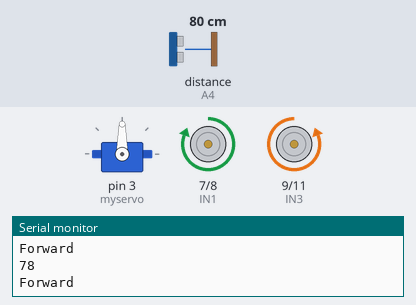
Recording of a sketch running on a simulated Arduino Uno, built with avr-gcc and run on an emulated ATmega328P. Shown: servo, motor-driver pin pairs drawn as motors (green arrow = first pin HIGH = forward, orange = second pin HIGH = backward, longer = more drive, scaled by the enable pin), the last lines printed to the serial monitor. Wiring (inferred from the names in the program): ultrasonic range finder: trigger A5; echo A4. Inputs (shaded band) come from the test bench; at power-on: distance to the obstacle (sensor on A4) 80 cm. The echo pulse lasts 58.3 µs per cm.

Above: at 1.2 s.
1.3 s: distance to the obstacle (sensor on A4) set to 28 cm
4.3 s: distance to the obstacle (sensor on A4) set to 23 cm
At 5.5 s:
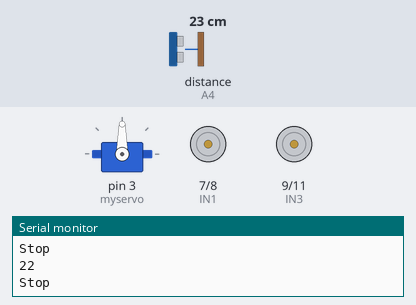
5.8 s: distance to the obstacle (sensor on A4) set to 120 cm
At 6.7 s:
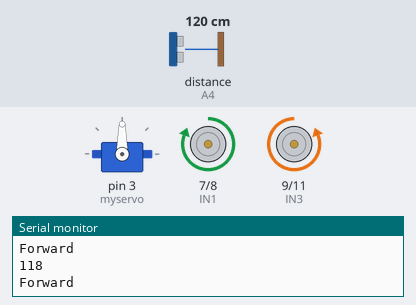
7.3 s: distance to the obstacle (sensor on A4) set to 2 cm
At 7.6 s:
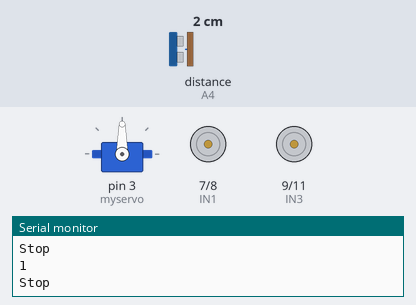
Timing chart, 0 to 9.8 s (numbered marks = the images above; inputs shaded):
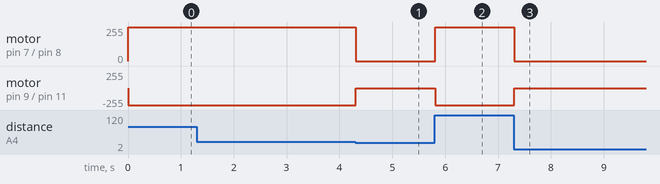

Measured:
- the behaviour switches between 26 and 25 cm on distance to the obstacle (sensor on A4) (found by bisection; images 0 and 1)
- after the input at 4.3 s, motor on pin 7 (IN1) / pin 8 (IN2): forward 255/255 → stopped at once; motor on pin 9 (IN3) / pin 11 (IN4): backward 255/255 → stopped at once
- after the input at 5.8 s, motor on pin 7 (IN1) / pin 8 (IN2): stopped → forward 255/255 at once; motor on pin 9 (IN3) / pin 11 (IN4): stopped → backward 255/255 at once
- after the input at 7.3 s, motor on pin 7 (IN1) / pin 8 (IN2): forward 255/255 → stopped at once; motor on pin 9 (IN3) / pin 11 (IN4): backward 255/255 → stopped at once

The sketch:

2025RoboCarStopandTurnStarter.ino
```cpp
//www.elegoo.com

//Edited by Mr. Harms
//03/25/2025
//This starter code will help get your RoboCar, distance sensor and servo moving


//  The direction of the car's movement
//  ENA   ENB   IN1   IN2   IN3   IN4   Description
//  HIGH  HIGH  HIGH  LOW   LOW   HIGH  Car is running forward
//  HIGH  HIGH  LOW   HIGH  HIGH  LOW   Car is running back
//  HIGH  HIGH  LOW   HIGH  LOW   HIGH  Car is turning left
//  HIGH  HIGH  HIGH  LOW   HIGH  LOW   Car is turning right
//  HIGH  HIGH  LOW   LOW   LOW   LOW   Car is stopped
//  HIGH  HIGH  HIGH  HIGH  HIGH  HIGH  Car is stopped
//  LOW   LOW   N/A   N/A   N/A   N/A   Car is stopped


// Define IO pins for motor controller module
#include <Servo.h> // includes servo library
Servo myservo; // create servo object to control servo
const int ENA = 5;  // Enable pin for motor A
const int ENB = 6;  // Enable pin for motor B
const int IN1 = 7;  // Control pin 1 for motor A
const int IN2 = 8;  // Control pin 2 for motor A
const int IN3 = 9;  // Control pin 1 for motor B
const int IN4 = 11; // Control pin 2 for motor B
const int echoPin = A4; // attach pin A4 Arduino to pin Echo of HC-SR04
const int trigPin = A5; //attach pin A5 Arduino to pin Trig of HC-SR04
long duration; // variable for the duration of sound wave travel
int rightDistance = 0,leftDistance = 0,middleDistance = 0 ;
const int threshold = 25;

void forward(){
  digitalWrite(ENA,HIGH); // Enable motor A
  digitalWrite(ENB,HIGH); // Enable motor B
  digitalWrite(IN1,HIGH); // Set motor A to move forward
  digitalWrite(IN2,LOW);  // Set motor A to move forward
  digitalWrite(IN3,LOW);  // Set motor B to move forward
  digitalWrite(IN4,HIGH); // Set motor B to move forward
  Serial.println("Forward"); // Print movement direction to serial monitor
}

void turnLeft(){
  digitalWrite(ENA,HIGH); // Enable motor A
  digitalWrite(ENB,HIGH); // Enable motor B
  digitalWrite(IN1,LOW); // Set motor A to move forward
  digitalWrite(IN2,LOW);  // Set motor A to move forward
  digitalWrite(IN3,LOW);  // Set motor B to move forward
  digitalWrite(IN4,HIGH); // Set motor B to move forward
  Serial.println("Left"); // Print movement direction to serial monitor
}

void turnRight(){
  digitalWrite(ENA,HIGH); // Enable motor A
  digitalWrite(ENB,HIGH); // Enable motor B
  digitalWrite(IN1,HIGH); // Set motor A to move forward
  digitalWrite(IN2,LOW);  // Set motor A to move forward
  digitalWrite(IN3,LOW);  // Set motor B to move forward
  digitalWrite(IN4,LOW); // Set motor B to move forward
  Serial.println("Right"); // Print movement direction to serial monitor
}

void stop(){
  digitalWrite(ENA,HIGH); // Enable motor A
  digitalWrite(ENB,HIGH); // Enable motor B
  digitalWrite(IN1,LOW); // Set motor A to move forward
  digitalWrite(IN2,LOW);  // Set motor A to move forward
  digitalWrite(IN3,LOW);  // Set motor B to move forward
  digitalWrite(IN4,LOW); // Set motor B to move forward
  Serial.println("Stop"); // Print movement direction to serial monitor
}

void back(){
  digitalWrite(ENA,HIGH); // Enable motor A
  digitalWrite(ENB,HIGH); // Enable motor B
  digitalWrite(IN1,LOW);  // Set motor A to move backward
  digitalWrite(IN2,HIGH); // Set motor A to move backward
  digitalWrite(IN3,HIGH); // Set motor B to move backward
  digitalWrite(IN4,LOW);  // Set motor B to move backward
  Serial.println("Back"); // Print movement direction to serial monitor
}

// Function to measure distance using an ultrasonic sensor
int getDistance()
{
  int dist; // Variable to store calculated distance
  digitalWrite(trigPin, LOW); // Ensure trigger pin is low before starting
  delayMicroseconds(2); // Short delay to stabilize sensor

  // Sets the trigPin HIGH (ACTIVE) for 10 microseconds to send out a pulse
  digitalWrite(trigPin, HIGH);
  delayMicroseconds(10);
  digitalWrite(trigPin, LOW);

  // Reads the echoPin, returns the sound wave travel time in microseconds
  duration = pulseIn(echoPin, HIGH);

  // Calculating the distance in centimeters
  dist = duration * 0.034 / 2; // Speed of sound (0.034 cm/µs) divided by 2 (round trip)
  Serial.println(dist);
  return dist; // Return the measured distance
}

void stopAndTurn()
{
  stop();
  delay(500);
  myservo.write(10);//10°-180° turn the servo to the LEFT
  delay(1000);
  rightDistance = getDistance();  //set the rightDistance variable to the distance it reads to the RIGHT
  Serial.print("rightDistance=");
  Serial.println(rightDistance); //print out the distance value

  myservo.write(180);//10°-180° turn the servo to the LEFT
  delay(1000);
  leftDistance = getDistance();  //set the rightDistance variable to the distance it reads to the LEFT
  Serial.print("leftDistance=");
  Serial.println(leftDistance); //print out the distance value
  myservo.write(90);

  if((rightDistance<=threshold)||(leftDistance<=threshold))
  {
    back();
    delay(300);
    stopAndTurn();

  }

  else if(rightDistance>leftDistance)
  {
    turnRight();
    delay(650);
  }
  else if(rightDistance<leftDistance)
  {
  turnLeft();
  delay(650);
  }

  else
  {
  forward();
  }
} //end of stopAndTurn function

// Before executing loop() function,
// setup() function will execute first and only execute once
void setup() {
  myservo.write(90);
  Serial.begin(9600); // Open serial communication and set the baud rate
  myservo.attach(3);// attach servo on pin 3 to servo object
  pinMode(IN1,OUTPUT); // Set motor control pins as output
  pinMode(IN2,OUTPUT);
  pinMode(IN3,OUTPUT);
  pinMode(IN4,OUTPUT);
  pinMode(ENA,OUTPUT); // Set motor enable pins as output
  pinMode(ENB,OUTPUT);
  pinMode(trigPin, OUTPUT); // Sets pin 3 as an OUTPUT
  pinMode(echoPin, INPUT); // Sets pin 2 as an INPUT
}

// Repeat execution
void loop() {
  if(getDistance() < 25)
  {
    stop();
  }
  else{
    forward();  // Move forward
  }
}
```
